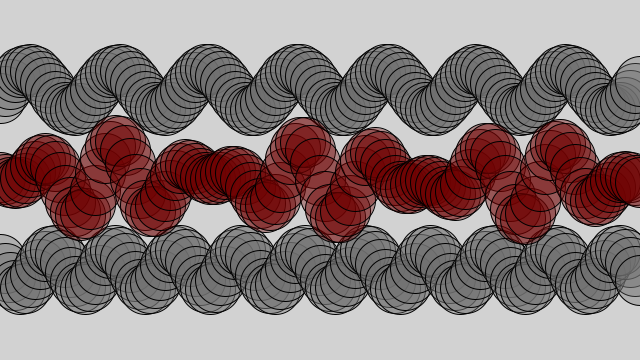
Frame 1 (no input)
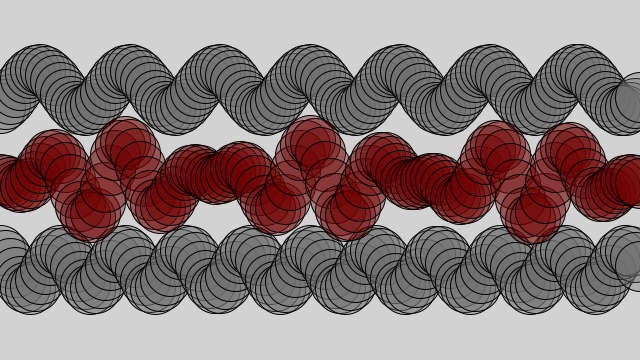
Frame 60 (the mouse pressed at the canvas centre just before this capture)
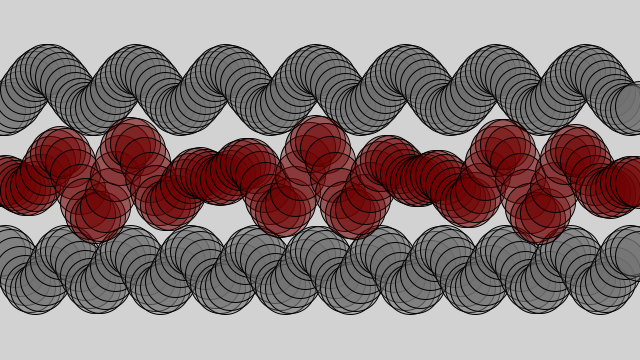
Frame 120 (the mouse held since frame 60 and released just before this capture)

The Processing sketch that drew these frames (run headless with seeded random() and noise(); from frame 60 on, the mouse is pressed at the canvas centre):

// Processing sketch: complex_wave
// ── complex_wave.pde
class Wave {
  float xSpacing, angSpacing;
  float angle, angVel;
  float amplitude, wlength;
  float r;
  PVector loc;
  float[] points;
  
  Wave(float _y) {
    // random variables
    angSpacing = floor(random(1, 11)) / 100.0; // zoom sampling selection. constrain(0.1, 0.01) 
    amplitude = random(10, 50); // height of wave. constrain(10, 100)
  
    // fixed variables
    angVel = 0.2;
    wlength = width;
    xSpacing = 5;
    angle = 0;
    r = 10 * xSpacing; // size of sample points.
    points = new float[floor(width/xSpacing) + 1];
    
    // input variables
    loc = new PVector(wlength/2, _y); // location (centered)
    
    }
  
  void addWaves(Wave w1, Wave w2) {
    fill(110, 0, 0, 90);
    pushMatrix();
    translate(0, loc.y);
    float x = 0;
    for (int i = 0; i < points.length; i++) {
      float y = w1.points[i] + w2.points[i];
      ellipse(x, y, r, r);
      x += xSpacing;
    }
    popMatrix();
  }
  
  void display() {
    fill(110, 90);
    pushMatrix();
    translate(loc.x, loc.y);
    int i = 0;
    for (float x = -wlength/2; x <= wlength/2; x += xSpacing) {
      float y = map(sin( (angSpacing * x) + angle), -1, 1, -amplitude, amplitude);
      ellipse(x, y, r, r);
      points[i] = y;
      i += 1;
    }
    popMatrix();
    angle += angVel;
  }
  
}

// ── main.pde
Wave a, b, c;

void setup(){
  size(640, 360);
  a = new Wave(height/4);
  b = new Wave(height * 3/4);
  c = new Wave(height/2);
}

void draw(){
  background(210);
  a.display();
  b.display();
  c.addWaves(a, b);
}
